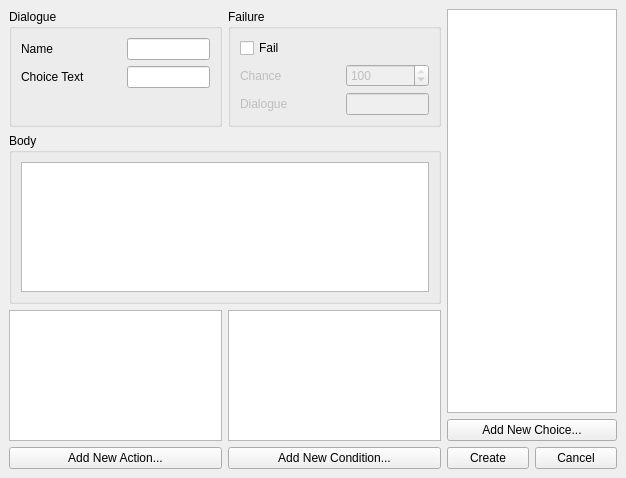
<?xml version="1.0" encoding="UTF-8"?>
<ui version="4.0">
 <class>dialogueWindow</class>
 <widget class="QMainWindow" name="dialogueWindow">
  <property name="geometry">
   <rect>
    <x>0</x>
    <y>0</y>
    <width>626</width>
    <height>478</height>
   </rect>
  </property>
  <property name="windowTitle">
   <string>Add New Dialogue...</string>
  </property>
  <widget class="QWidget" name="centralwidget">
   <layout class="QHBoxLayout" name="horizontalLayout_9">
    <item>
     <layout class="QVBoxLayout" name="verticalLayout_5">
      <item>
       <layout class="QHBoxLayout" name="horizontalLayout_7">
        <item>
         <widget class="QGroupBox" name="groupBox_3">
          <property name="title">
           <string>Dialogue</string>
          </property>
          <layout class="QVBoxLayout" name="verticalLayout_4">
           <item>
            <layout class="QHBoxLayout" name="horizontalLayout_3">
             <item>
              <widget class="QLabel" name="label">
               <property name="minimumSize">
                <size>
                 <width>100</width>
                 <height>0</height>
                </size>
               </property>
               <property name="text">
                <string>Name</string>
               </property>
              </widget>
             </item>
             <item>
              <widget class="QLineEdit" name="lineEdit"/>
             </item>
            </layout>
           </item>
           <item>
            <layout class="QHBoxLayout" name="horizontalLayout_4">
             <item>
              <widget class="QLabel" name="label_2">
               <property name="minimumSize">
                <size>
                 <width>100</width>
                 <height>0</height>
                </size>
               </property>
               <property name="text">
                <string>Choice Text</string>
               </property>
              </widget>
             </item>
             <item>
              <widget class="QLineEdit" name="lineEdit_2"/>
             </item>
            </layout>
           </item>
           <item>
            <spacer name="verticalSpacer">
             <property name="orientation">
              <enum>Qt::Vertical</enum>
             </property>
             <property name="sizeHint" stdset="0">
              <size>
               <width>20</width>
               <height>40</height>
              </size>
             </property>
            </spacer>
           </item>
          </layout>
         </widget>
        </item>
        <item>
         <widget class="QGroupBox" name="groupBox_2">
          <property name="title">
           <string>Failure</string>
          </property>
          <layout class="QVBoxLayout" name="verticalLayout_3">
           <item>
            <widget class="QCheckBox" name="checkBox">
             <property name="text">
              <string>Fail</string>
             </property>
            </widget>
           </item>
           <item>
            <layout class="QHBoxLayout" name="horizontalLayout_5">
             <item>
              <widget class="QLabel" name="label_3">
               <property name="enabled">
                <bool>false</bool>
               </property>
               <property name="minimumSize">
                <size>
                 <width>100</width>
                 <height>0</height>
                </size>
               </property>
               <property name="text">
                <string>Chance</string>
               </property>
              </widget>
             </item>
             <item>
              <widget class="QSpinBox" name="spinBox">
               <property name="enabled">
                <bool>false</bool>
               </property>
               <property name="maximum">
                <number>100</number>
               </property>
               <property name="value">
                <number>100</number>
               </property>
              </widget>
             </item>
            </layout>
           </item>
           <item>
            <layout class="QHBoxLayout" name="horizontalLayout_6">
             <item>
              <widget class="QLabel" name="label_4">
               <property name="enabled">
                <bool>false</bool>
               </property>
               <property name="minimumSize">
                <size>
                 <width>100</width>
                 <height>0</height>
                </size>
               </property>
               <property name="text">
                <string>Dialogue</string>
               </property>
              </widget>
             </item>
             <item>
              <widget class="QLineEdit" name="lineEdit_3">
               <property name="enabled">
                <bool>false</bool>
               </property>
              </widget>
             </item>
            </layout>
           </item>
          </layout>
         </widget>
        </item>
       </layout>
      </item>
      <item>
       <widget class="QGroupBox" name="groupBox">
        <property name="title">
         <string>Body</string>
        </property>
        <layout class="QHBoxLayout" name="horizontalLayout">
         <item>
          <widget class="QTextEdit" name="textEdit"/>
         </item>
        </layout>
       </widget>
      </item>
      <item>
       <layout class="QHBoxLayout" name="horizontalLayout_2">
        <item>
         <layout class="QVBoxLayout" name="verticalLayout">
          <item>
           <widget class="QListWidget" name="listWidget_2"/>
          </item>
          <item>
           <widget class="QPushButton" name="pushButton_4">
            <property name="text">
             <string>Add New Action...</string>
            </property>
           </widget>
          </item>
         </layout>
        </item>
        <item>
         <layout class="QVBoxLayout" name="verticalLayout_2">
          <item>
           <widget class="QListWidget" name="listWidget_3"/>
          </item>
          <item>
           <widget class="QPushButton" name="pushButton_5">
            <property name="text">
             <string>Add New Condition...</string>
            </property>
           </widget>
          </item>
         </layout>
        </item>
       </layout>
      </item>
     </layout>
    </item>
    <item>
     <layout class="QVBoxLayout" name="verticalLayout_6">
      <item>
       <widget class="QListWidget" name="listWidget"/>
      </item>
      <item>
       <widget class="QPushButton" name="pushButton_3">
        <property name="text">
         <string>Add New Choice...</string>
        </property>
       </widget>
      </item>
      <item>
       <layout class="QHBoxLayout" name="horizontalLayout_8">
        <item>
         <widget class="QPushButton" name="pushButton">
          <property name="text">
           <string>Create</string>
          </property>
         </widget>
        </item>
        <item>
         <widget class="QPushButton" name="pushButton_2">
          <property name="text">
           <string>Cancel</string>
          </property>
         </widget>
        </item>
       </layout>
      </item>
     </layout>
    </item>
   </layout>
  </widget>
 </widget>
 <resources/>
 <connections/>
</ui>
